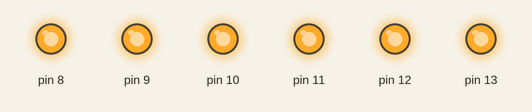
Recording of a sketch running on a simulated Arduino Uno, built with avr-gcc and run on an emulated ATmega328P. Shown: output pins drawn as LEDs (lit = HIGH).

Above: at 0.5 s.
At 3.5 s:
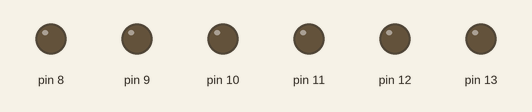
Timing chart, 0 to 4.6 s (numbered marks = the images above):
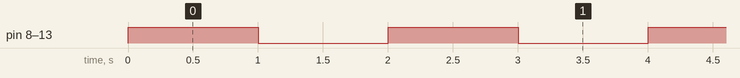

The sketch:

blink_6_leds.ino
```cpp
void setup() {
  // put your setup code here, to run once:
DDRB = B111111; //Set PINS on Port B to OUTPUT

}

void loop() {
  // put your main code here, to run repeatedly:
PORTB = PORTB ^ B111111; //Toggle All the PINS on PORT B
delay(1000);  //customary delay for blinky....

}
```

Measured:
- by itself, pin 8–13: alternates HIGH for 1.0 s and LOW for 1.0 s
